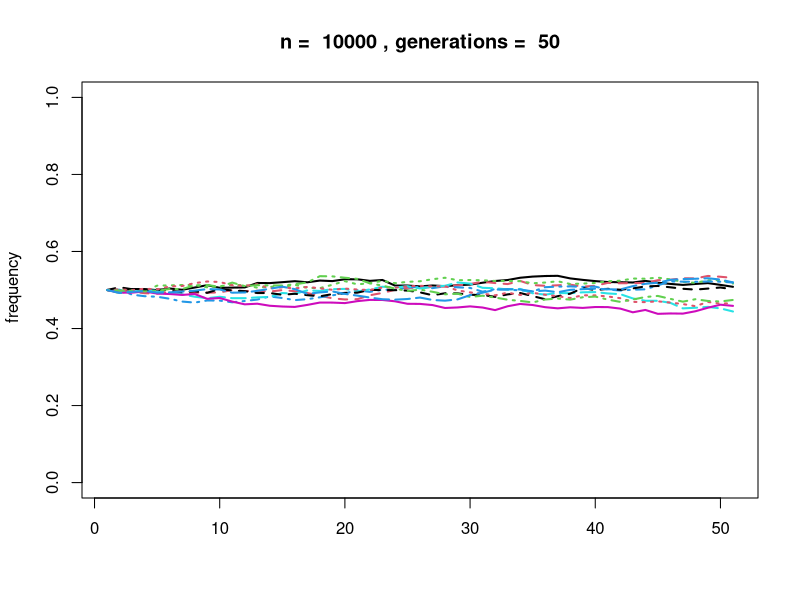
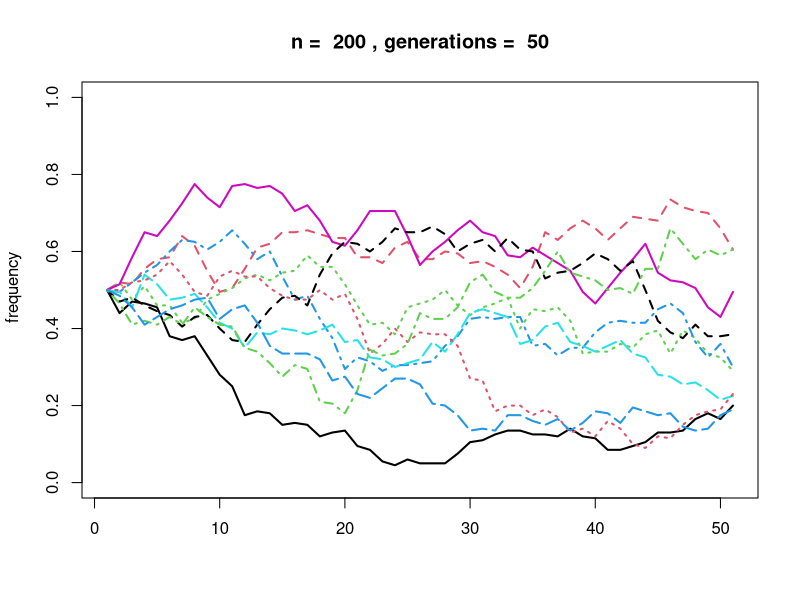

The R script that drew these images, in order:
#binomial simulation of genetic drift
#For BIS181
#Julin Maloof 
#Sept 27, 2012

#A function to simulate genetic drift
#use binomial sampling at each generation
#update allele frequencies at each genetation
dosim <- function(pops,size,generations,freq,returnTable=F) {
  size = size*2 #assume individuals are diploid but there are 2n chromosomes
  results <- matrix(nrow=generations+1,ncol=pops) #create matrix to hold results
  results[1,] <- freq               #populate first row with initial frequencies
  for (g in 2:(generations+1)) {    #loop through the generations
    results[g,] <- rbinom(pops,size,prob=results[g-1,])/size #calculate the next generations frequencies
  }
 print( matplot(results,type="l",lwd=2,main=paste("n = ",size,", generations = ",generations),ylab = " frequency", ylim = c(0,1)))
  if (returnTable) results#return results if requested
}

pops <- 10 #number of populations to simulate
size <- 5000 # number of individuals in each population
generations <- 50 #number of generations
frequency <- 0.5 #starting allele frequency

dosim(pops,size,generations,frequency)

size <- 100
dosim(pops,size,generations,frequency)
